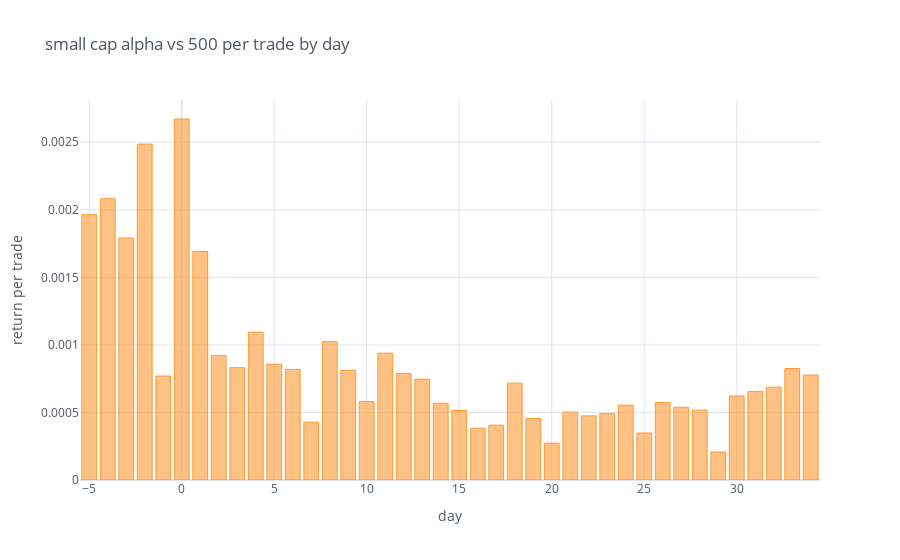

The code cell stored with this chart in its notebook:
### Code cell
trade_analytics_alpha500_df_small.mean(axis = 1).iplot(kind = "bar",
                                        theme = 'white',
                                        xTitle = "day",
                                        yTitle = "return per trade",
                                        title = "small cap alpha vs 500 per trade by day")

### Figure 1 — Plotly figure (JSON) as saved in the notebook; plotly's stock layout.template omitted (floating-point values rounded to 4 significant figures)
{"data": [{"marker": {"color": "rgba(255, 153, 51, 0.6)", "line": {"color": "rgba(255, 153, 51, 1.0)", "width": 1}}, "name": "None", "orientation": "v", "text": "", "type": "bar", "x": [-5, -4, -3, -2, -1, 0, 1, 2, 3, 4, 5, 6, 7, 8, 9, 10, 11, 12, 13, 14, 15, 16, 17, 18, 19, 20, 21, 22, 23, 24, 25, 26, 27, 28, 29, 30, 31, 32, 33, 34], "y": [0.001964, 0.002082, 0.001792, 0.002486, 0.0007694, 0.002672, 0.001692, 0.0009205, 0.0008315, 0.001094, 0.0008565, 0.0008177, 0.0004278, 0.001024, 0.0008114, 0.0005808, 0.0009384, 0.0007877, 0.0007457, 0.0005682, 0.000514, 0.0003832, 0.0004058, 0.0007171, 0.0004548, 0.0002717, 0.0005024, 0.0004751, 0.0004913, 0.0005539, 0.000348, 0.0005731, 0.0005389, 0.0005171, 0.0002071, 0.0006218, 0.0006557, 0.0006869, 0.0008249, 0.0007767]}], "layout": {"legend": {"bgcolor": "#FFFFFF", "font": {"color": "#4D5663"}}, "paper_bgcolor": "#FFFFFF", "plot_bgcolor": "#FFFFFF", "title": {"font": {"color": "#4D5663"}, "text": "small cap alpha vs 500 per trade by day"}, "xaxis": {"gridcolor": "#E1E5ED", "showgrid": true, "tickfont": {"color": "#4D5663"}, "title": {"font": {"color": "#4D5663"}, "text": "day"}, "zerolinecolor": "#E1E5ED"}, "yaxis": {"gridcolor": "#E1E5ED", "showgrid": true, "tickfont": {"color": "#4D5663"}, "title": {"font": {"color": "#4D5663"}, "text": "return per trade"}, "zerolinecolor": "#E1E5ED"}}}
